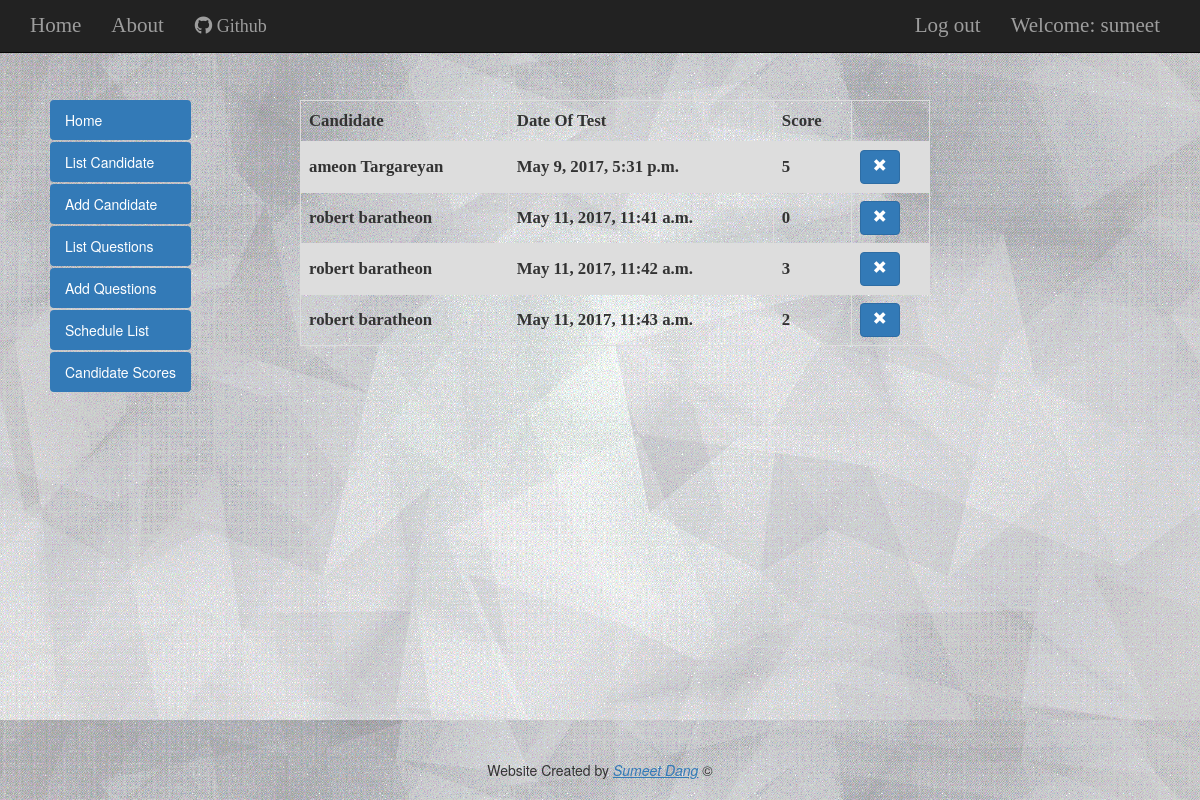
The app's page /score_list/ (signed in), older data.
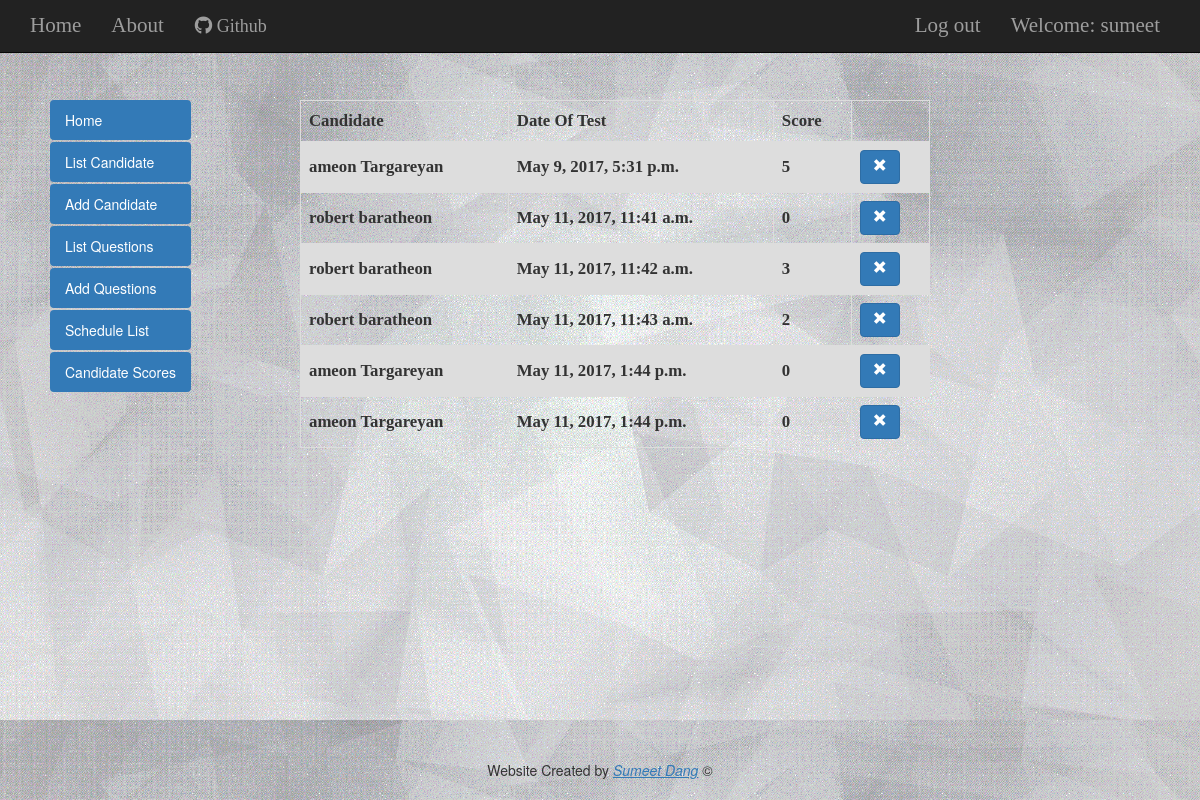
The same page, newer data.
### TestApp/models.py (models this page shows, shortened)
class CandidateScores(models.Model):
    candidate_name = models.ForeignKey('Candidate',on_delete=models.CASCADE)
    date_taken = models.DateTimeField()
    score = models.SmallIntegerField()

class Candidate(models.Model):
    id = models.AutoField(primary_key=True)
    first_name = models.CharField(max_length=100)
    last_name = models.CharField(max_length=100)
    email = models.EmailField(max_length=100)
    login_id = models.CharField(max_length=10,unique=True)
    password = models.CharField(max_length=10)
    def __str__(self):
        return self.first_name + " " + self.last_name

### TestApp/views.py (the view)
# urls.py: url(r'^score_list/$',admin_login(views.CandidateScoresListView.as_view()),name='score_list'),
class CandidateScoresListView(LoginRequiredMixin,ListView):
    login_url = '/accounts/login/'
    redirect_field_name = 'TestApp/index.html'
    template_name = 'candidatescore_list.html'
    form_class = CandidateScoresForm
    model = CandidateScores

### TestApp/views.py (called while the page is built)
def admin_login(view_func):
    def _decorator(request, *args, **kwargs):
        if(request.user.groups.filter(name__in=['Candidate']).exists()):
            return redirect(reverse('invalid_login'))
        else:
            response = view_func(request, *args, **kwargs)
            return response
    return wraps(view_func)(_decorator)

### TestApp/template/TestApp/candidatescore_list.html
{% extends 'base.html' %}
{% block content %}
<table class="score-table">
<tr>
  <th>Candidate</th>
  <th>Date Of Test</th>
  <th>Score</th>
  <th></th>
</tr>
        {% for candidatescore in object_list %}
            <tr>
                <td>{{ candidatescore.candidate_name }} </td>
                <td>{{ candidatescore.date_taken }} </td>
                <td>{{ candidatescore.score }} </td>
                <td><a class="btn btn-primary" href="{% url 'score_remove' pk=candidatescore.pk %}"><span class="glyphicon glyphicon-remove"></span></a></td>
            </tr>
        {% endfor %}
</table>
{% endblock %}

Row changes from the older to the newer data that the page shows:
added CandidateScores: candidate_name "ameon Targareyan", date_taken "May 11, 2017, 1:44 p.m.", score "0"
added CandidateScores: candidate_name "ameon Targareyan", date_taken "May 11, 2017, 1:44 p.m.", score "0"
